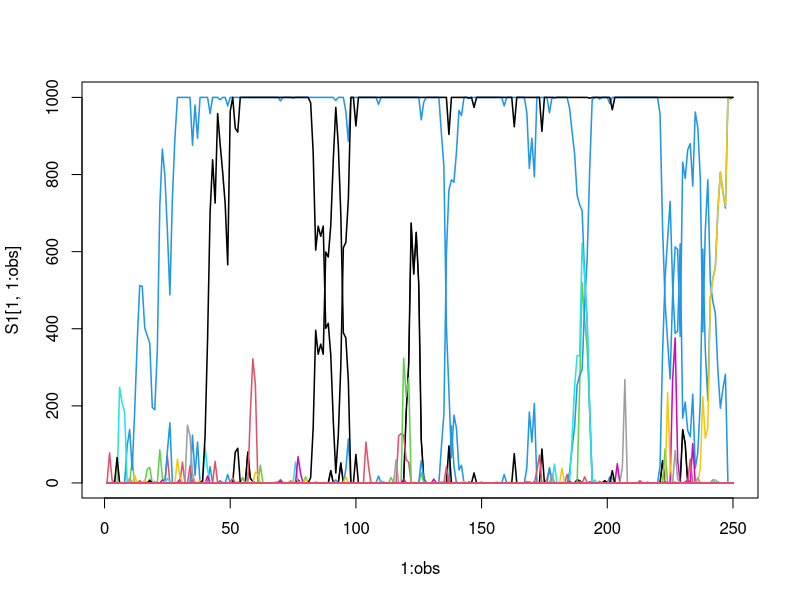

Write R code to recreate this figure.
# This script simulates the evolution of a population of N genomes comprised
# by (n_loci) number of loci.

N <- 1000
n_loci <- 10
u <- 1e-4      # Mutation rate per genome/individual
days <- 50000
t_step <- 200

pop <- matrix(0, n_loci, N)            # Population matrix
S1 <- matrix(0, n_loci, days/t_step)   # single substitutions record
S2 <- matrix(0, n_loci, days/t_step)   # double substitutions record
S3 <- matrix(0, n_loci, days/t_step)   # triple substitutions record
S4 <- matrix(0, n_loci, days/t_step)   # quadruple substitutions record

obs <- 0


# Algorithm for growth and mutation

for (day in (1:days)){
  
  # Reproduction
  
  offspring <- sample(x = 1:N, size = N/2, replace = FALSE)     # Sample 50 random genomes
  pop <- cbind(pop[,offspring], pop[,offspring], deparse.level = 0)   # Duplicate them
  
  # Mutation
  
  mutations <- rpois(1, N*u)                  # Calculate number of mutations. Poisson distribution with mean n of mutations lambda = N*u = 1e-3
  ind <- round(runif(mutations, 1, N))        # Allocate mutations across individuals. Prob of mutation is uniformly distributed through individuals and genes
  gen <- round(runif(mutations, 1, n_loci))   # Allocate mutations across genes.
  coord <- rbind(cbind(c(gen), c(ind)))       # Introduce the mutations in the matrix.
  pop[coord] <- pop[coord]+1
  
  if (day %in% seq(from = 1, to = days, by = t_step)){
    obs <- obs+1
    for (i in (1:n_loci)){
      S1[i, obs] <- sum(pop[i,]==1)
      S2[i, obs] <- sum(pop[i,]==2)
      S3[i, obs] <- sum(pop[i,]==3)
      S4[i, obs] <- sum(pop[i,]==4)
    }
  }
}

#print(obs)
#print(dim(S1))

plot(x = 1:obs, y = S1[1,1:obs], type = "l", ylim = c(1,N))
for (i in (1:n_loci)){
  lines(1:obs, S1[i, 1:obs], col = i, lwd = 1.5)
  lines(1:obs, S2[i, 1:obs], col = i, lwd = 1.5)
  lines(1:obs, S3[i, 1:obs], col = i, lwd = 1.5)
  lines(1:obs, S4[i, 1:obs], col = i, lwd = 1.5)
}

(substitutions <- rbind(S1[,obs], S2[,obs], S3[,obs], S4[,obs]))


